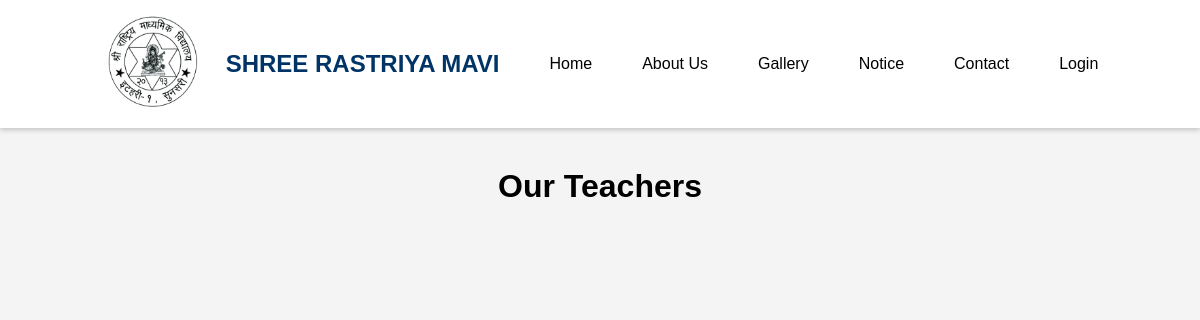
/Shree-Rastriya-Secondary-School/teacher/, run on an earlier commit of the app's database.
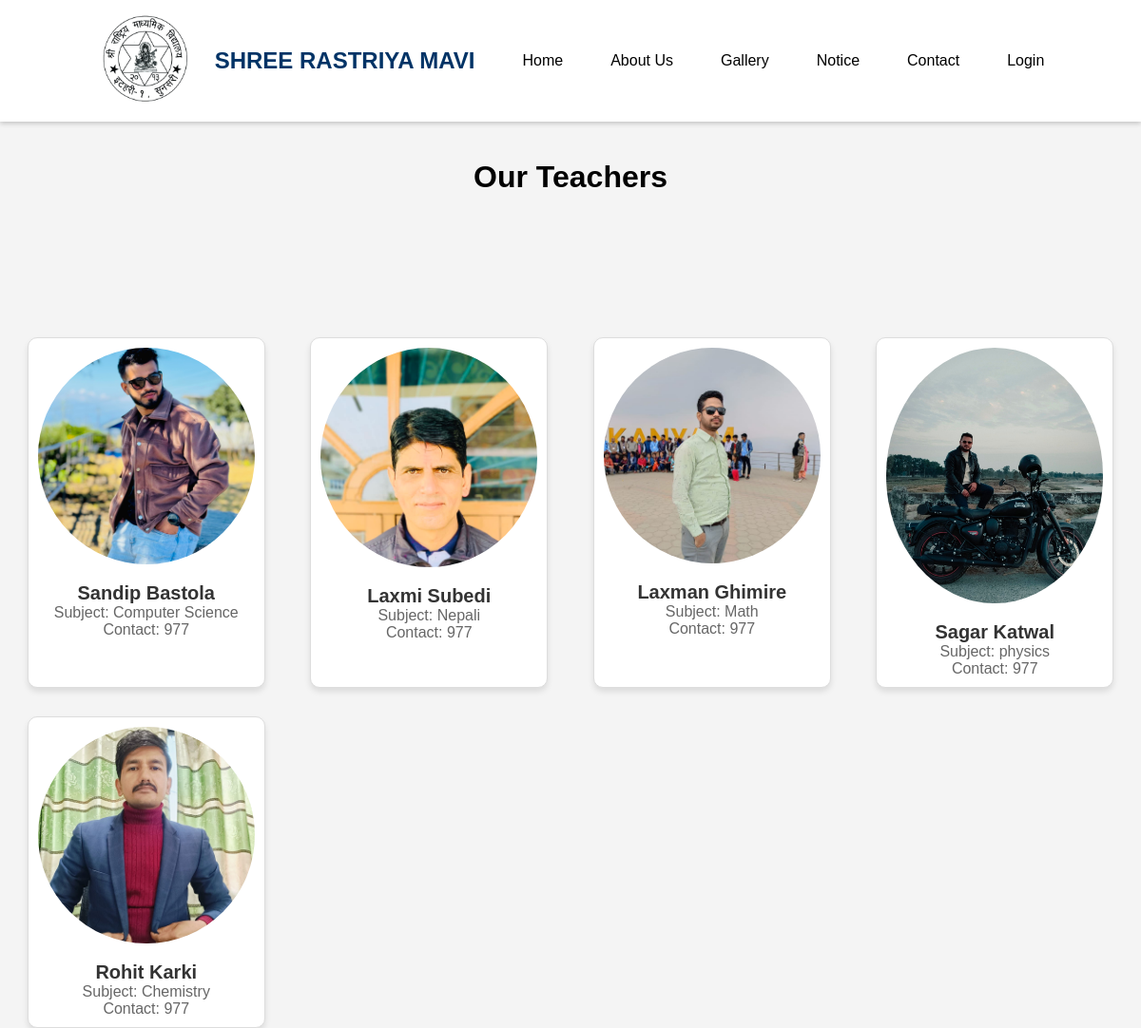
And on a later commit of the database.
### home/models.py (models this page shows, shortened)
class Teacher(models.Model):
    user = models.ForeignKey(User,on_delete=models.DO_NOTHING)
    name = models.CharField(max_length=20)
    contact = models.IntegerField()
    subject = models.TextField()
    teacher_image = models.ImageField(upload_to='teacher_image',blank=True)

### home/views.py (the view)
# urls.py: path('Shree-Rastriya-Secondary-School/teacher/',views.teacher_manage,name='teacher'),
def teacher_manage(request):
    data = models.Teacher.objects.all()
    context = {
        'teachers':data
    }
    return render (request,'home/teacher_manage.html',context)

### home/templates/home/teacher_manage.html (shortened to what this page needs)
{% extends "home/navbar.html" %}
{% block content %}
{% load static %}
<html lang="en">
<head>
</head>
<body>
    <h1 style="text-align:center;"> Our Teachers </h1>
    <div class="profile-container">
        {% for teacher in teachers %}
            <div class="profile-card">
                {% if teacher.teacher_image %}
                    <img src="{{ teacher.teacher_image.url }}" alt="{{ teacher.name }}'s image">
                {% else %}
                    <img src="{% static 'home/images/default.jpg' %}" alt="Default Image">
                {% endif %}
                <h3>{{ teacher.name }}</h3>
                <p>Subject: {{ teacher.subject }}</p>
                <p>Contact: {{ teacher.contact }}</p>
            </div>
        {% endfor %}
    </div>
</body>
</html>
{% endblock %}

### home/templates/home/navbar.html (shortened to what this page needs)
<!DOCTYPE html>
<html lang="en">
<head>
    {% load static %}
    <link rel="stylesheet" href="{% static 'home/css/navbar.css' %}">
</head>
<body>
    <nav class="navbar">
        <ul>
            <li>
                <a href="{% url 'home:home' %}" class="logo-container">
                    <img src="{% static 'home/images/clzlogo.png' %}" alt="Logo" class="navbar-logo">
                    <span class="home-text">SHREE RASTRIYA MAVI</span> Home
                </a>
            </li>
            <li><a href="{% url 'home:about_us' %}">About Us</a></li>
            <li><a href="{% url "home:gallery" %}">Gallery</a></li>
            <li><a href="{% url "home:notice" %}">Notice</a></li>
            {% if user.is_authenticated %}
            {% if user.is_staff %}
            <li><a href="{% url 'home:admin-settings' %}">Admin Settings</a></li>
            <li><a href="{% url 'home:contact-list' %}"> Contact-List </a></li>
            {% endif %}
            {% else %}
                <li><a href="{% url "home:contact" %}">Contact</a></li>
                <li><a href="{% url 'home:login' %}">Login</a></li>
            {% endif %}
        </ul>
    </nav>
    {% block content %}{% endblock %}
</body>
</html>

### home/static/home/css/navbar.css (style rules this page uses)
* { margin: 0; padding: 0; box-sizing: border-box; }
.navbar-logo { height: 90px; margin-right: 10px; vertical-align: middle; }
.navbar { background-color: rgb(255, 255, 255); padding: 1rem 2rem; position: sticky; top: 0; z-index: 10; box-shadow: 0 4px 6px rgba(0, 0, 0, 0.1); }

### home/templates/home/navbar.html (style rules this page uses)
body { margin: 0; font-family: Arial, sans-serif; background-color: #f4f4f4; }
.navbar { position: fixed; top: 0; left: 0; right: 0; display: flex; justify-content: center; align-items: center; background-color: white; padding: 12px 40px; box-shadow: 0 2px 5px rgba(0, 0, 0, 0.2); z-index: 1000; }
.navbar ul { list-style: none; display: flex; margin: 0; padding: 0; }
.navbar li { margin: 0 25px; display: flex; align-items: center; }
.navbar a { text-decoration: none; color:rgb(0, 0, 0); font-size: 16px; font-weight: 500; transition: color 0.3s ease; }
.navbar .home-text { color: #003366; margin-right: 50px; font-size: 1.5rem; font-weight: bold; }
.navbar .logo-container { display: flex; align-items: center; }
.navbar .logo-container img { width: 104px; height: 104px; margin-right: 20px; }
body { padding-top: 80px; }

### home/templates/home/teacher_manage.html (style rules this page uses)
body { font-family: Arial, sans-serif; background-color: #f4f4f4; margin: 0; padding: 0; }
.profile-container { display: grid; grid-template-columns: repeat(4, 1fr); gap: 30px; justify-items: center; width: 100%; padding: 0 20px; box-sizing: border-box; }
.profile-card { background-color: #fff; border: 1px solid #ddd; border-radius: 10px; width: 250px; padding: 10px; text-align: center; box-shadow: 0 4px 6px rgba(0, 0, 0, 0.1); transition: transform 0.3s ease, box-shadow 0.3s ease; }
.profile-card img { width: 100%; height: auto; border-radius: 50%; margin-bottom: 15px; }
.profile-card h3 { font-size: 20px; color: #333; }
.profile-card p { font-size: 16px; color: #666; }

What changed in the data, as far as the page shows it:
added Teacher: teacher_image (picture), name "Sandip Bastola", subject "Computer Science", contact "977"
added Teacher: teacher_image (picture), name "Laxmi Subedi", subject "Nepali", contact "977"
added Teacher: teacher_image (picture), name "Laxman Ghimire", subject "Math", contact "977"
added Teacher: teacher_image (picture), name "Sagar Katwal", subject "physics", contact "977"
added Teacher: teacher_image (picture), name "Rohit Karki", subject "Chemistry", contact "977"
